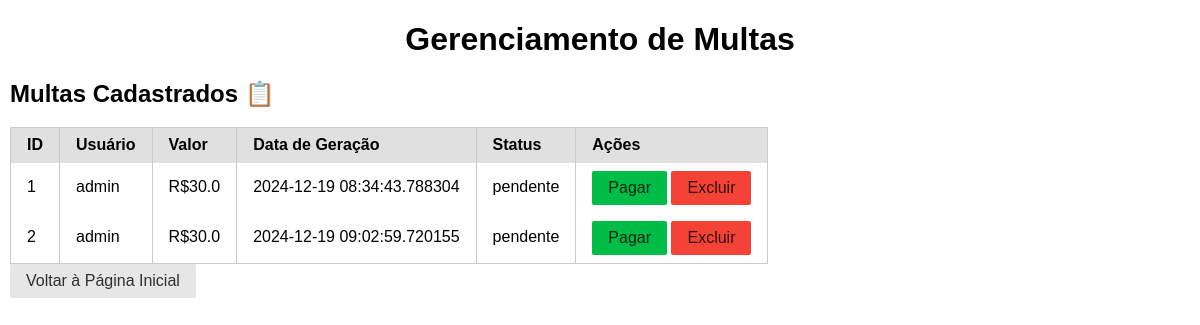
/fine/listar, run on an earlier commit of the app's database.
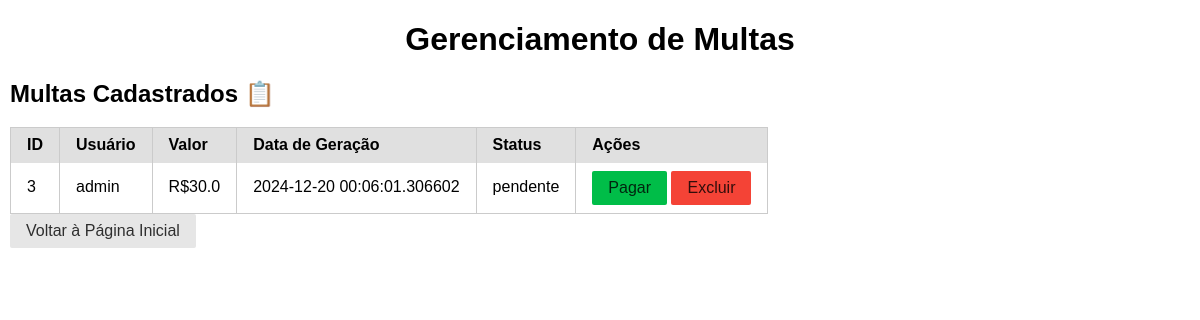
And on a later commit of the database.
### Uniao/model/Multas.py (models this page shows, shortened)
class Multas(database.Model):
    id = database.Column(database.Integer, primary_key=True)
    usuario_id = database.Column(database.Integer, database.ForeignKey("usuarios.id"), nullable=False)
    valor = database.Column(database.Float, nullable=False)
    data_geracao = database.Column(database.DateTime, nullable=False)
    status = database.Column(database.String(20), nullable=False)
    emprestimo_id = database.Column(database.Integer, database.ForeignKey("emprestimos.id"), nullable=False)
    usuario = database.relationship("Usuarios", back_populates="multas")
    emprestimo = database.relationship("Emprestimos", back_populates="multas", foreign_keys=[emprestimo_id])

### Uniao/model/Usuarios.py (models this page shows, shortened)
class Usuarios(database.Model):
    id = database.Column(database.Integer, primary_key=True)
    nome = database.Column(database.String(100), nullable=False)
    email = database.Column(database.String(120), unique=True, nullable=False)
    senha = database.Column(database.String(255), nullable=False)
    tipo = database.Column(database.String(20), nullable=False)
    data_criacao = database.Column(database.DateTime, nullable=False)
    emprestimos = database.relationship("Emprestimos", back_populates="usuario", lazy=True)
    reservas = database.relationship("Reservas", back_populates="usuario", lazy=True)
    multas = database.relationship("Multas", back_populates="usuario", lazy=True)

### Uniao/controller/MultasController.py (the view)
@multasController.route('/listar', methods=['GET'])
def listar_multas():
    try:
        usuario_id = request.args.get('usuario_id')
        if usuario_id:
            multas = multasRepository.obter_multas_por_usuario(usuario_id)
        else:
            multas = multasRepository.obter_todas_multas()
        return render_template("Multas/multas.html", multas=multas)
    except Exception as e:
        flash(f"Erro ao carregar as multas: {e}", "error")
        return render_template("Multas/multas.html", multas=[])

### Uniao/DAO/MultasDAO.py (called while the page is built)
    def obter_todas_multas(self):
        return database.session.query(Multas).all()

### Uniao/repository/MultasRepository.py (called while the page is built)
    def obter_todas_multas(self):
        return self.dao.obter_todas_multas()

### Uniao/templates/Multas/multas.html (shortened to what this page needs)
<!DOCTYPE html>
<html lang="pt-br">
<head>
    <link rel="stylesheet" href="{{ url_for('static', filename='css/base.css') }}">
    <link rel="stylesheet" href="{{ url_for('static', filename='css/formulario.css') }}">
    <link rel="stylesheet" href="{{ url_for('static', filename='css/table.css') }}">
</head>
<body>
    <header>
        <h1 class="centralizar">Gerenciamento de Multas</h1>
    </header>
    <main>
        <h2>Multas Cadastrados 📋</h2>
        <table class="pure-table">
            <thead>
                <tr>
                    <th>ID</th>
                    <th>Usuário</th>
                    <th>Valor</th>
                    <th>Data de Geração</th>
                    <th>Status</th>
                    <th>Ações</th>
                </tr>
            </thead>
            <tbody>
                {% for multa in multas %}
                <tr>
                    <td>{{ multa.id }}</td>
                    <td>{{ multa.usuario.nome }}</td>
                    <td>R${{ multa.valor }}</td>
                    <td>{{ multa.data_geracao }}</td>
                    <td>{{ multa.status }}</td>
                    <td>
                        {% if multa.status == 'pendente' %}
                            <a href="{{ url_for('bp_multas.pagar_multa', multa_id=multa.id) }}" class="pure-button"
                               style="background-color: #00bd48;">Pagar</a>
                        {% endif %}
                        <a href="{{ url_for('bp_multas.excluir_multa', multa_id=multa.id) }}" class="pure-button"
                           style="background-color: #f44336;">Excluir</a>
                    </td>
                </tr>
                {% endfor %}
            </tbody>
        </table>
    </main>
    <footer>
        <a href="{{ url_for('bp_inicio.index') }}" class="pure-button">Voltar à Página Inicial</a>
    </footer>
</body>
</html>

### Uniao/static/css/base.css (style rules this page uses)
html { line-height:1.15;-webkit-text-size-adjust:100% }
body { margin:0 }
main { display:block }
h1 { font-size:2em;margin:.67em 0 }
a { background-color:transparent }
html { font-family:sans-serif }
.pure-button { display:inline-block;line-height:normal;white-space:nowrap;vertical-align:middle;text-align:center;cursor:pointer;-webkit-user-drag:none;-webkit-user-select:none;user-select:none;box-sizing:border-box }
.pure-button { font-family:inherit;font-size:100%;padding:.5em 1em;color:rgba(0,0,0,.8);border:none transparent;background-color:#e6e6e6;text-decoration:none;border-radius:2px }
.pure-table { border-collapse:collapse;border-spacing:0;empty-cells:show;border:1px solid #cbcbcb }
.pure-table td,.pure-table th { border-left:1px solid #cbcbcb;border-width:0 0 0 1px;font-size:inherit;margin:0;overflow:visible;padding:.5em 1em }
.pure-table thead { background-color:#e0e0e0;color:#000;text-align:left;vertical-align:bottom }
.pure-table td { background-color:transparent }
body { padding-left: 10px; padding-right: 10px; }
.centralizar { text-align: center; }

### Uniao/static/css/formulario.css (style rules this page uses)
a { text-decoration: none; color: inherit; }

What changed in the data, as far as the page shows it:
removed Multas: id "1", usuario.nome "admin", valor "30.0", data_geracao "2024-12-19 08:34:43.788304", status "pendente"
removed Multas: id "2", usuario.nome "admin", valor "30.0", data_geracao "2024-12-19 09:02:59.720155", status "pendente"
added Multas: id "3", usuario.nome "admin", valor "30.0", data_geracao "2024-12-20 00:06:01.306602", status "pendente"
